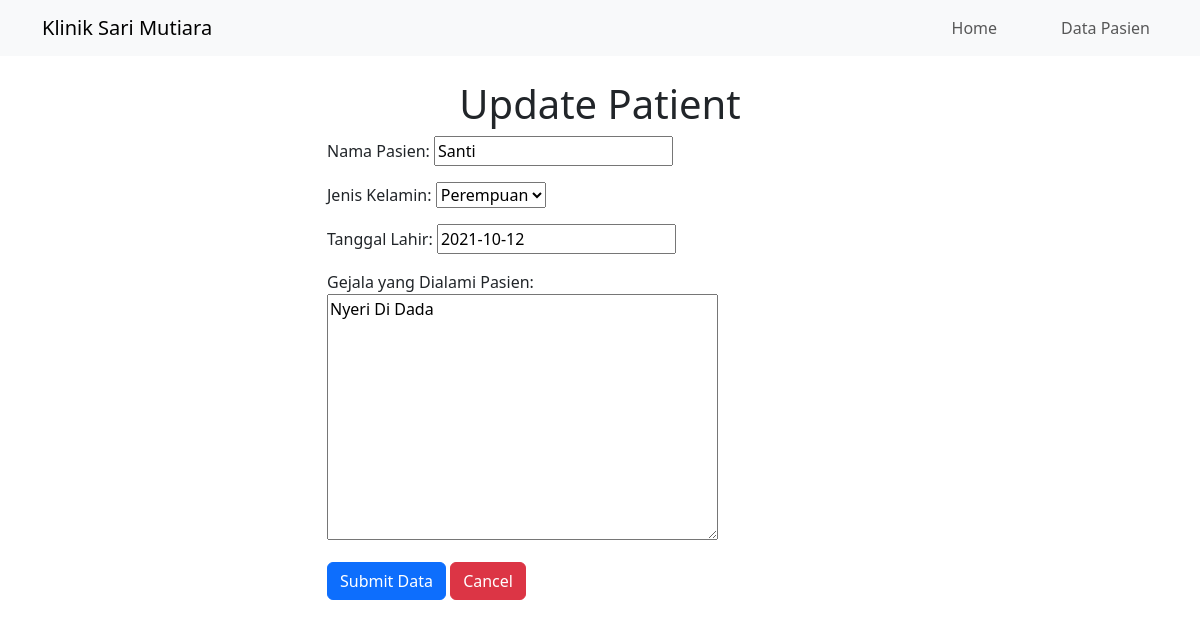
The page /patient/edit_patient/7/ on the database its author committed.
### patient/models.py (models this page shows, shortened)
class Patient(models.Model):
    patient_name        = models.CharField(max_length=255)
    GENDER_CHOICES = [
        ("Laki-laki" , "Laki-laki"),
        ("Perempuan" , "Perempuan"),
    ]
    gender      = models.CharField(max_length=10, choices=GENDER_CHOICES)
    born_date   = models.DateField()
    visit_date  = models.DateTimeField(auto_now_add=True, blank=True)
    symptom     = models.TextField()
    slug        = models.SlugField(blank=True, editable=False)

### patient/views.py (the view)
# urls.py: path('edit_patient/<int:id>/', views.edit, name='edit'),
def edit(request, id):
    if request.method == 'POST':
        patient = Patient.objects.get(pk=id)
        form = PatientForm(request.POST or None, instance=patient)
        if form.is_valid():
            form.save()
            return render(request, 'patient/edit_patient.html', {
                'form':form,
                'success':True
                })
    else:
        patient = Patient.objects.get(pk=id)
        form = PatientForm(instance=patient)
    return render(request, 'patient/edit_patient.html', {
                'form':form,
                })

### patient/forms.py
class PatientForm(forms.ModelForm):
    class Meta:
        model = Patient
        fields = ['patient_name', 'gender', 'born_date', 'symptom']
        labels = {
            'patient_name' : 'Nama Pasien',
            'gender' : 'Jenis Kelamin',
            'born_date' : 'Tanggal Lahir',
            'symptom' : 'Gejala yang Dialami Pasien'
        }
        widget = {
            'patient_name' : forms.TextInput(attrs = {'class' : 'form-control'}),
            'gender' : forms.RadioSelect(attrs = {'class' : 'form-check'}),
            'born_date' : forms.DateInput(attrs = {'class' : 'form-control'}),
            'symptom' : forms.Textarea(attrs = {'class' : 'form-control'}),
        }

### patient/templates/patient/edit_patient.html (shortened to what this page needs)
{% extends "base.html" %}
{% block sub-heading %}
<h1 class="text-center">
    Update Patient
</h1>
{% if success %}
    <div class="alert alert-warning">
        Patien Data Has Been Updated
        <a href="{% url "patient:index" %}" class="btn btn-warning ms-2"><strong><u>See All Patients</u></strong></a>
    </div>
{% else %}
    <div class="row justify-content-center">
        <div class="col-sm-6">
            <form action="" method='POST' >
                {{form.as_p}}
                <button type="submit" class="btn btn-primary">Submit Data</button>
                <a href="{% url "patient:index" %}" class="btn btn-danger">Cancel</a>
            </form>
        </div>
    </div>
{% endif %}
{% endblock sub-heading %}

### rows shown on the page
Patient: patient_name "Santi", gender "Perempuan", born_date "2021-10-12", symptom "Nyeri Di Dada"
